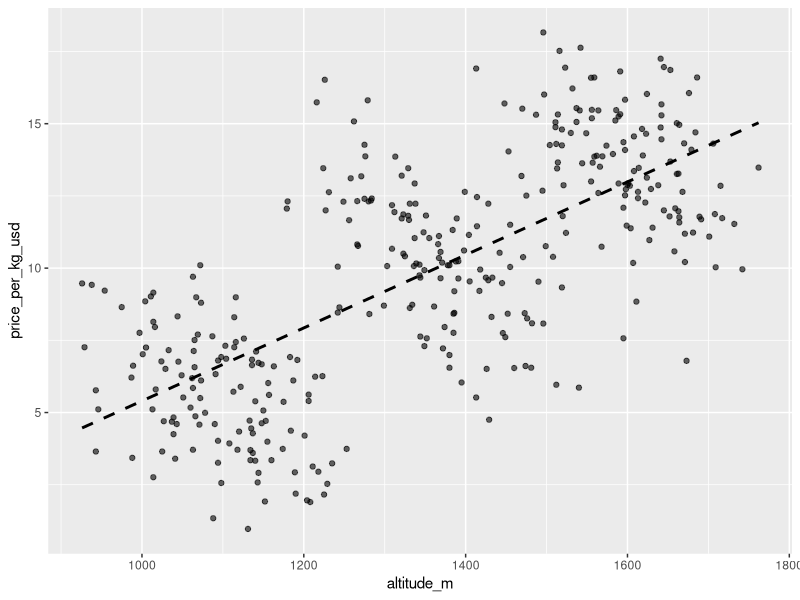
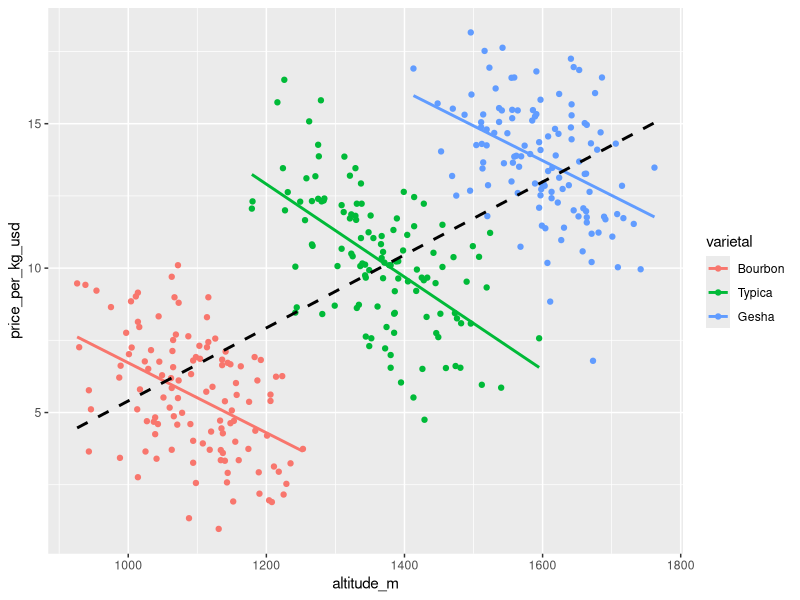

Here is the R script that generated these plots, in order:
library(tidyverse)

set.seed(42)

n_per_varietal <- 120
varietals <- c("Bourbon", "Typica", "Gesha")
regions <- c("North", "South", "Central")
certifications <- c("Organic", "Conventional")

# --- Varietal baselines -------------------------------------------------

varietal_altitude_base <- c(
  Bourbon = 1080,
  Typica = 1360,
  Gesha = 1600
)

varietal_price_offset <- c(
  Bourbon = 0.00,
  Typica = 4.64,
  Gesha = 8.08
)

# Baseline yield by varietal, ordered inversely to price so yield vs price is
# negative both pooled and within.
varietal_yield_base <- c(
  Bourbon = 1430,
  Typica = 1260,
  Gesha = 1030
)

# Dollars per kg gained per metre of altitude WITHIN a varietal. Negative:
# the reversal runs low-grown-is-better.
altitude_price_gain <- -0.012

# Dollars per kg per hectare of farm size WITHIN a varietal. Positive.
farm_price_gain <- 0.55

# Residual price scatter, and the kg/ha lost per dollar of within-varietal
# price premium.
price_noise_sd <- 0.30
yield_price_gain <- -90

coffee <- tibble(
  varietal = factor(rep(varietals, each = n_per_varietal), levels = varietals)
) |>
  mutate(
    growing_region = sample(regions, n(), replace = TRUE),
    certification = sample(
      certifications,
      n(),
      replace = TRUE,
      prob = c(0.45, 0.55)
    ),

    # Farm size -- overlapping ranges across varietals (this is the Q2
    # control variable, so it must not separate cleanly by varietal).
    farm_size_ha = round(rnorm(n(), mean = 13, sd = 3.2), 1),
    farm_size_ha = pmax(farm_size_ha, 2),

    # Tree age -- derived from farm size, keeping the practice item
    # (size vs age) positive at both levels.
    tree_age_years = round(4 + 0.85 * farm_size_ha + rnorm(n(), 0, 1.4), 1),

    # Altitude -- varietal baseline plus noise.
    altitude_m = round(
      varietal_altitude_base[as.character(varietal)] + rnorm(n(), 0, 75),
      0
    )
  ) |>
  # Centre the price drivers within varietal, so their coefficients act
  # purely within a varietal and the between-varietal pattern is set by the
  # baseline offsets alone.
  mutate(
    altitude_c = altitude_m - mean(altitude_m),
    farm_c = farm_size_ha - mean(farm_size_ha),
    .by = varietal
  ) |>
  mutate(
    price_per_kg_usd = round(
      5.60 +
        varietal_price_offset[as.character(varietal)] +
        altitude_c * altitude_price_gain +
        farm_c * farm_price_gain +
        rnorm(n(), 0, price_noise_sd),
      2
    )
  ) |>
  # Yield is derived from centred price so its sign is pinned at BOTH
  # levels: negative within varietal by construction, negative pooled via
  # the baselines.
  mutate(
    price_c = price_per_kg_usd - mean(price_per_kg_usd),
    .by = varietal
  ) |>
  mutate(
    yield_kg_per_ha = round(
      varietal_yield_base[as.character(varietal)] +
        price_c * yield_price_gain +
        rnorm(n(), 0, 70),
      0
    )
  ) |>
  select(
    varietal,
    growing_region,
    certification,
    farm_size_ha,
    tree_age_years,
    altitude_m,
    yield_kg_per_ha,
    price_per_kg_usd
  ) |>
  # Shuffle row order so the varietal-block structure isn't visible.
  slice_sample(prop = 1)

write_csv(coffee, "coffee.csv")

# --- Answer key --------------------------------------------------------------
#
#   Practice  farm size vs tree age            -> Positively related
#   Q1        breed/buy for price              -> LOWER altitude
#   Q2        same farm size, higher altitude  -> Gesha
#   Q3        highest average yield per ha     -> Bourbon
#   Q4        highest average altitude         -> Gesha
#   Q5        yield vs price                   -> Negatively related

# Uncoloured: should read as a single cloud drifting upward.
plot_uncoloured <- coffee %>%
  ggplot(aes(x = altitude_m, y = price_per_kg_usd)) +
  geom_point(alpha = 0.6) +
  geom_smooth(method = "lm", se = FALSE, colour = "black", linetype = "dashed")

# Coloured: the same cloud splits into three downward-sloping varietals.
plot_coloured <- coffee %>%
  ggplot(aes(x = altitude_m, y = price_per_kg_usd, color = varietal)) +
  geom_point() +
  geom_smooth(method = "lm", se = FALSE) +
  geom_smooth(
    aes(group = 1),
    method = "lm",
    se = FALSE,
    colour = "black",
    linetype = "dashed"
  )

# Each chart saved on its own at a fixed 6:4 aspect ratio to preview the app
# layout.
ggsave(
  file.path("coffee-data", "altitude-price-uncoloured.png"),
  plot_uncoloured,
  width = 6,
  height = 4,
  dpi = 300
)

ggsave(
  file.path("coffee-data", "altitude-price-coloured.png"),
  plot_coloured,
  width = 6,
  height = 4,
  dpi = 300
)
